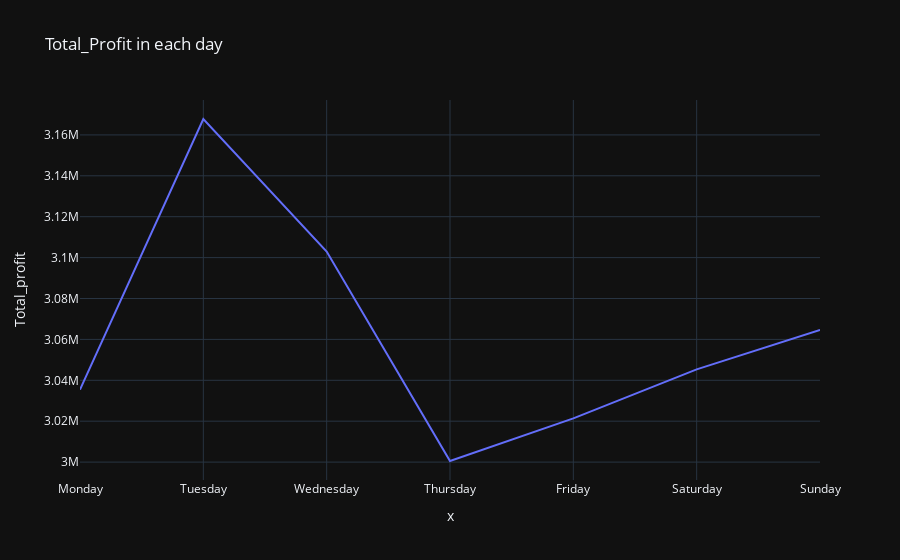

Write notebook code for a chart like this one.
### Code cell
a=data.groupby("day")["margin"].sum()
a=pd.DataFrame(a)
a.columns=["Total_profit"]

b=pd.DataFrame()
b["day"]=days
b=pd.merge(b,a,on="day")
b

plt.figure(figsize = (19, 10))

px.line(b, y = 'Total_profit',x=days,
        title = 'Total_Profit in each day', template = 'plotly_dark')

### Figure 1 — Plotly figure (JSON) as saved in the notebook; plotly's stock layout.template omitted (floating-point values rounded to 4 significant figures)
{"data": [{"hovertemplate": "x=%{x}<br>Total_profit=%{y}<extra></extra>", "legendgroup": "", "line": {"color": "#636efa", "dash": "solid"}, "marker": {"symbol": "circle"}, "mode": "lines", "name": "", "orientation": "v", "showlegend": false, "type": "scatter", "x": ["Monday", "Tuesday", "Wednesday", "Thursday", "Friday", "Saturday", "Sunday"], "xaxis": "x", "y": [3035000.0, 3168000.0, 3103000.0, 3001000.0, 3021000.0, 3045000.0, 3065000.0], "yaxis": "y"}], "layout": {"legend": {"tracegroupgap": 0}, "title": {"text": "Total_Profit in each day"}, "xaxis": {"anchor": "y", "domain": [0, 1], "title": {"text": "x"}}, "yaxis": {"anchor": "x", "domain": [0, 1], "title": {"text": "Total_profit"}}}}
